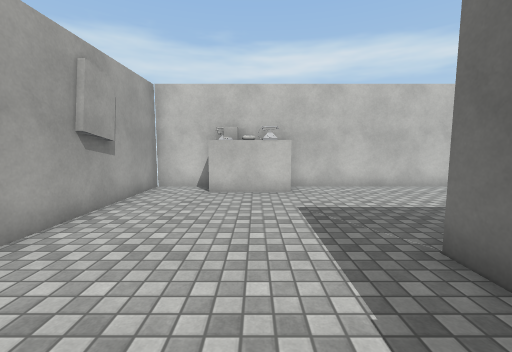
[1] (above)

13 first-person views from a walk through a Unity game level. The camera is 1.4 m above the floor, tilts 6° down and sees 90° across. The floor is counted in squares, 1 m on a side. Each view is taken from the middle of a square. On the plan, view 1 faces up. The plan holds only what a view shows up to about 13 squares ahead; the rest is blank. The player is left out. Some animated figures are left out. Surface patterns are stand-ins for the level's own textures.

[2]
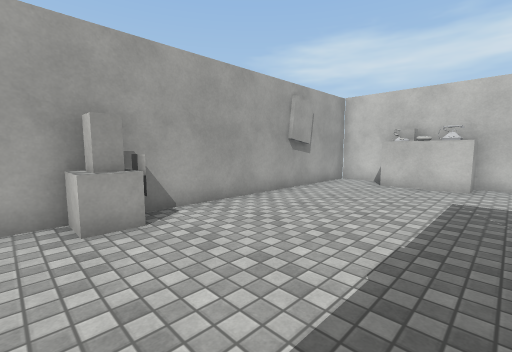

[3]
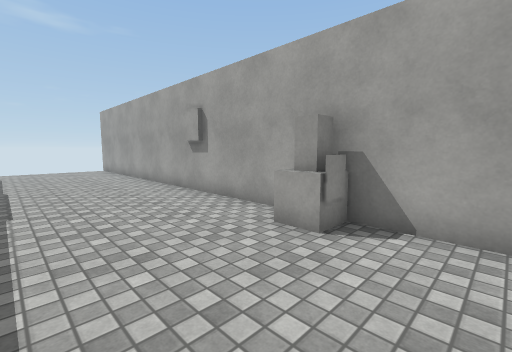

[4]
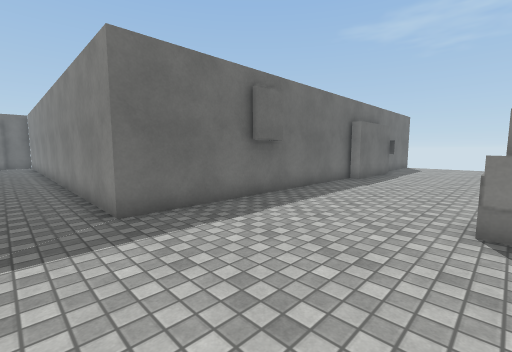

[5]
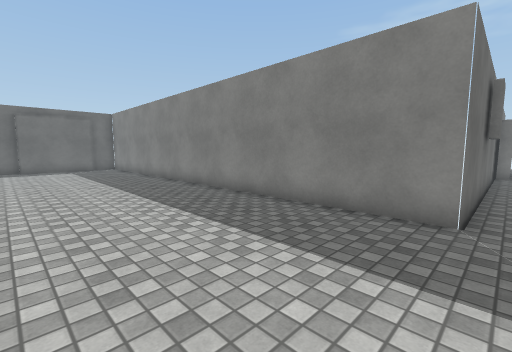

[6]
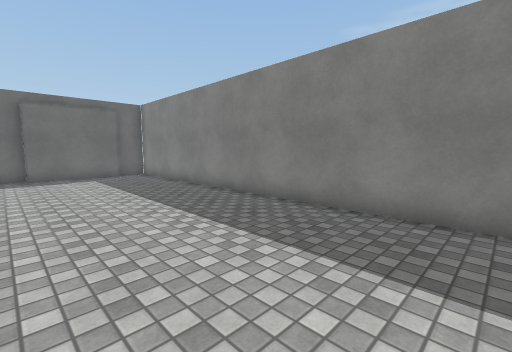

[7]
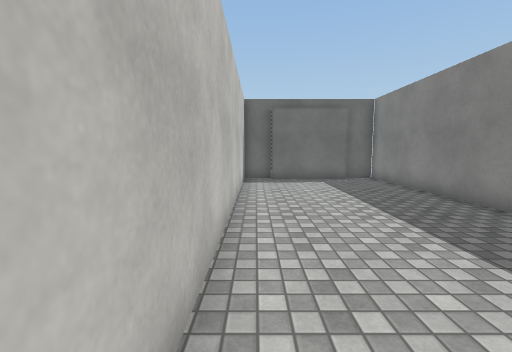

[8]
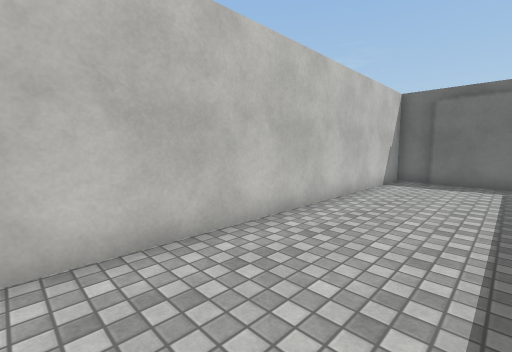

[9]
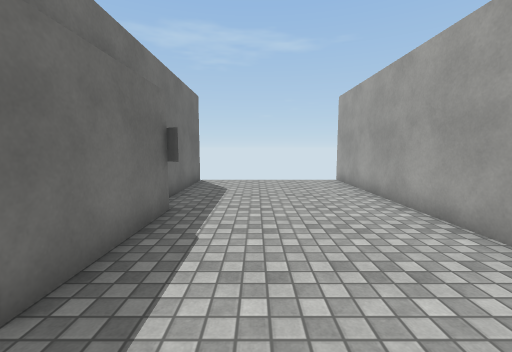

[10]
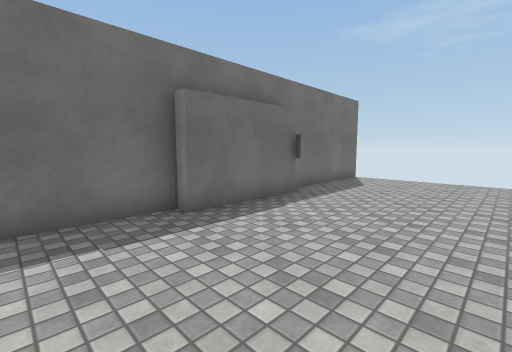

[11]
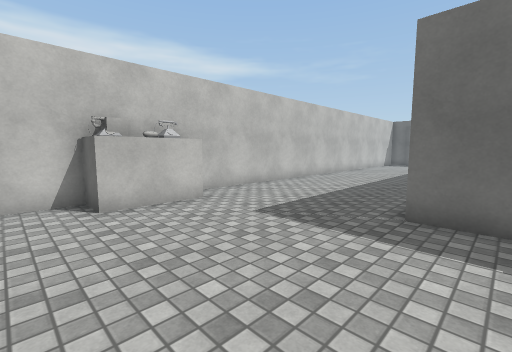

[12]
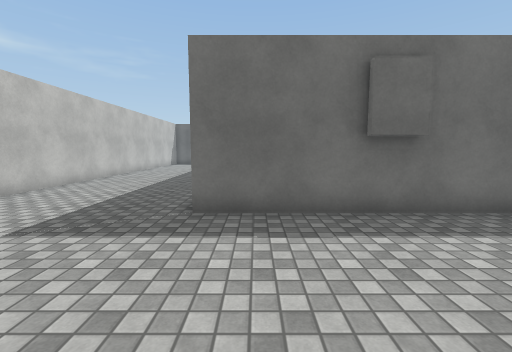

[13]
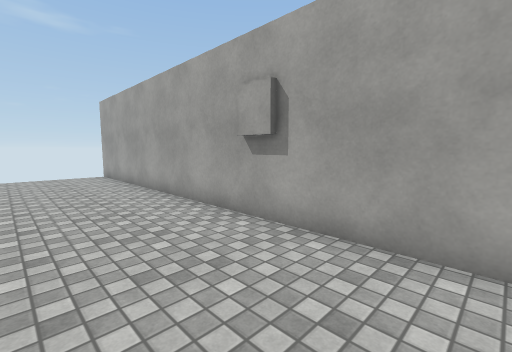

### Floor plan
Points are (right, up) in squares from view 1. A wall is a line through its corners. A room is listed if a view was taken in it or the views show most of it. See-through windows are left out.
Room 1 (views 1, 2, 3, 4, 5, 6, 7, 8, 9, 10, 11, 12, 13)
walls: (2.3, -1.5) (2.3, -0.4); (-2.6, -0.1) (-3.5, -0.1) (-2.7, -0.1); (1.2, 8.3) (-1.5, 8.3) (-1.5, 9.6) (-3.7, 9.6) (-3.7, -16.9); (-3.6, 6.6) (-3.6, 6); (-3.6, -5.1) (-3.6, -6.1); (2.6, -7.4) (2.6, 3.4) (21.4, 3.4) (21.4, 4.6); (2, -10.9) (2, -6.9) (2.5, -6.9); (2.6, -16.8) (2.6, -11.6); (21, 4.8) (21, 8.2); (21.4, 8.1) (21.4, 9.6) (1.1, 9.6)
objects: cube (-3, -1); block (-2, -1)

Positions as (right, up) in squares from view 1, and headings:
1: (0, 0), facing up
2: (2, -2), facing up-left
3: (1, 2), facing down-left
4: (-3, 5), facing down-right
5: (2, 9), facing down-right
6: (7, 9), facing down-right
7: (9, 9), facing right
8: (9, 6), facing up-right
9: (0, -5), facing down
10: (-3, -4), facing down-right
11: (-3, 2), facing up-right
12: (-3, 2), facing right
13: (0, -2), facing down-left
